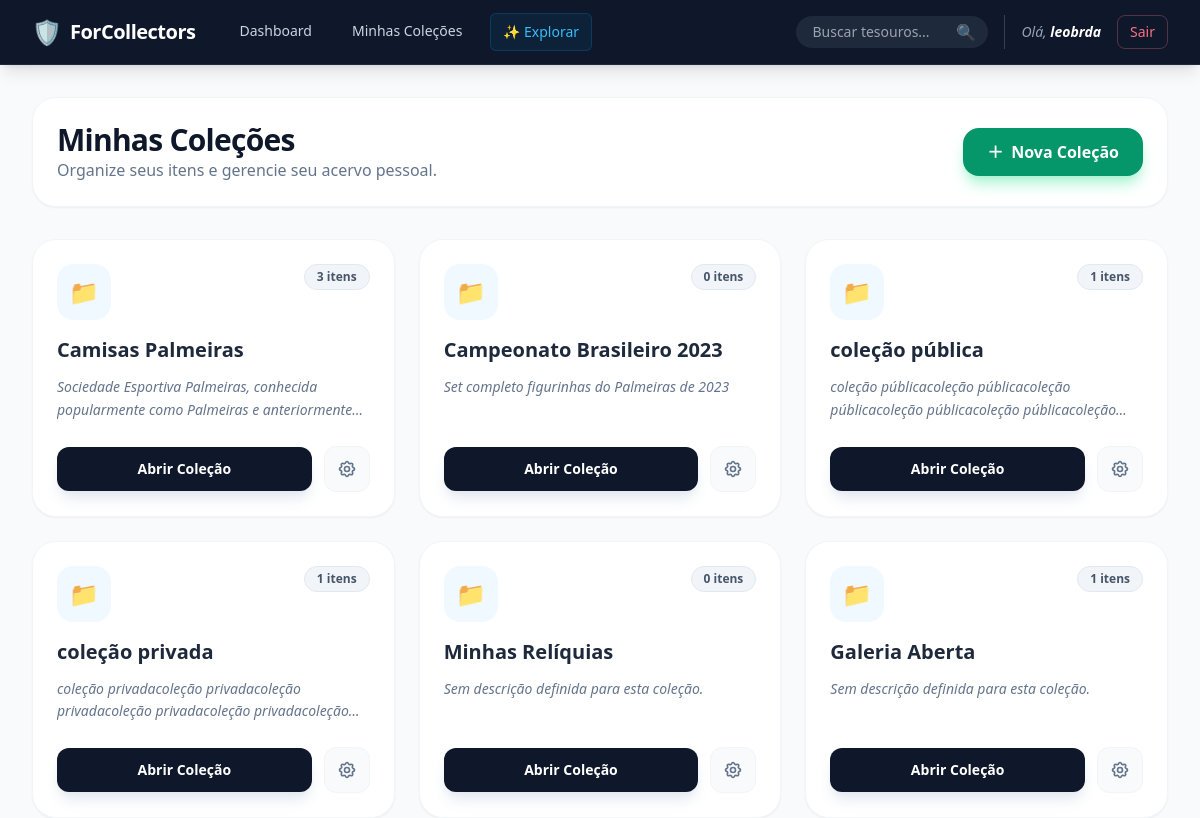
Page / (signed in) on the earlier database version.
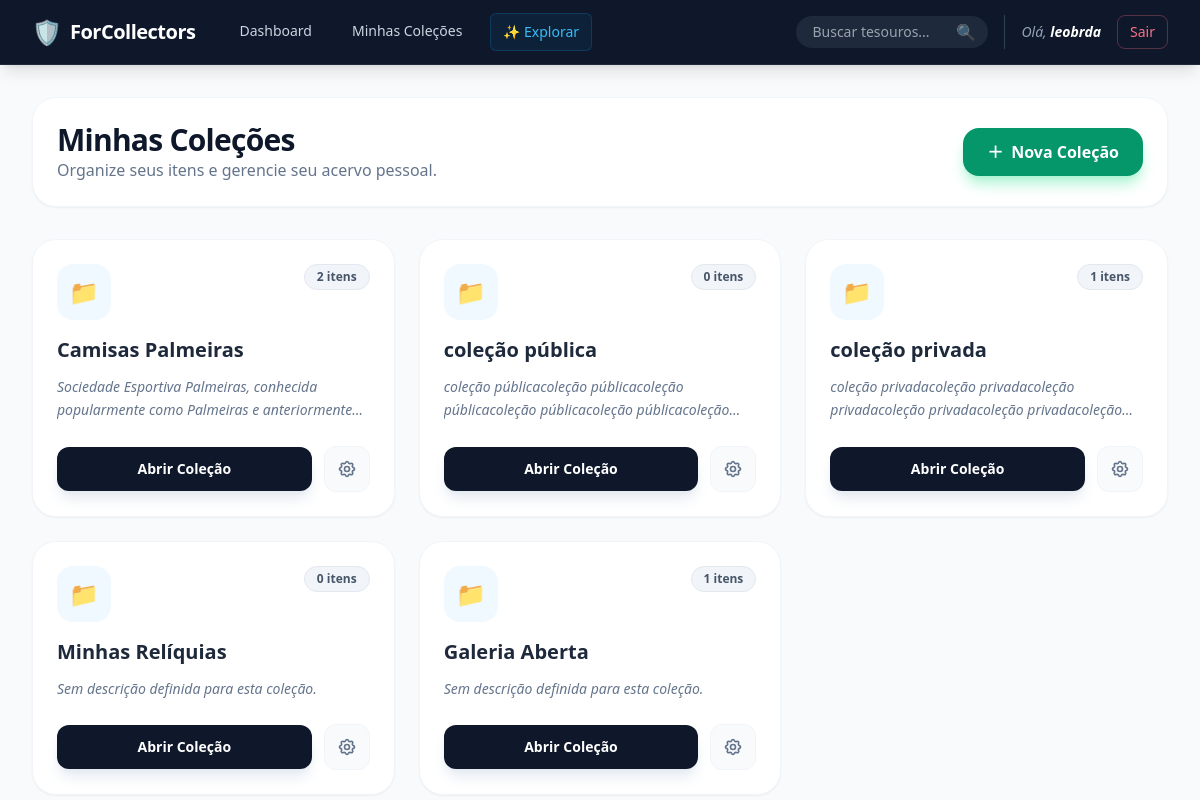
Same page on the later database version.
### albums/models.py (models this page shows, shortened)
class Collection(models.Model):
    name = models.CharField(max_length=100, verbose_name="Nome da Coleção")
    description = models.TextField(blank=True, null=True, verbose_name="Descrição")
    owner = models.ForeignKey(User, on_delete=models.CASCADE, related_name="collections")
    created_at = models.DateTimeField(auto_now_add=True)
    is_public = models.BooleanField(default=False, verbose_name="Tornar coleção pública?")

### albums/views.py (the view)
# urls.py: path('', views.album_list, name='album_list'),
@login_required
def album_list(request):
    my_collections = Collection.objects.filter(owner=request.user)
    return render(request, 'albums/album_list.html', {'collections': my_collections})

### albums/templates/albums/album_list.html (shortened to what this page needs)
{% extends 'base.html' %}
{% block content %}
<div class="space-y-8 animate-fadeIn">
    <div class="flex flex-col md:flex-row md:items-center justify-between gap-4 bg-white p-6 rounded-3xl shadow-sm border border-slate-100">
        <div>
            <h1 class="text-3xl font-black text-slate-900 tracking-tight">Minhas Coleções</h1>
            <p class="text-slate-500">Organize seus itens e gerencie seu acervo pessoal.</p>
        </div>
        <a href="{% url 'collection_create' %}" class="inline-flex items-center justify-center px-6 py-3 bg-emerald-600 hover:bg-emerald-700 text-white font-bold rounded-2xl shadow-lg shadow-emerald-200 transition-all transform hover:-translate-y-1">
            <span class="mr-2">＋</span> Nova Coleção
        </a>
    </div>
    <div class="grid grid-cols-1 md:grid-cols-2 lg:grid-cols-3 gap-6">
        {% for collection in collections %}
            <div class="group bg-white rounded-3xl border border-slate-100 shadow-sm hover:shadow-xl hover:border-sky-100 transition-all duration-300 flex flex-col h-full">
                <div class="p-6 flex flex-col h-full">
                    <div class="flex justify-between items-start mb-4">
                        <div class="bg-sky-50 p-3 rounded-2xl">
                            <span class="text-2xl">📁</span>
                        </div>
                        <span class="inline-flex items-center px-3 py-1 rounded-full text-xs font-bold bg-slate-100 text-slate-600 border border-slate-200">
                            {{ collection.items.count }} itens
                        </span>
                    </div>
                    <div class="flex-grow min-w-0">
                        <h4 class="text-xl font-bold text-slate-800 group-hover:text-sky-600 transition-colors truncate" title="{{ collection.name }}">
                            {{ collection.name }}
                        </h4>
                        <p class="mt-3 text-slate-500 text-sm leading-relaxed line-clamp-2 italic">
                            {{ collection.description|default:"Sem descrição definida para esta coleção." }}
                        </p>
                    </div>
                    <div class="mt-6 flex items-center gap-3">
                        <a href="{% url 'collection_detail' collection.pk %}" class="flex-grow inline-flex items-center justify-center px-4 py-3 bg-slate-900 hover:bg-sky-600 text-white text-sm font-bold rounded-xl transition-colors shadow-lg shadow-slate-200">
                            Abrir Coleção
                        </a>
                        <a href="{% url 'collection_update' collection.pk %}" class="inline-flex items-center justify-center p-3 bg-slate-50 hover:bg-slate-200 text-slate-500 rounded-xl transition-colors border border-slate-100" title="Editar Coleção">
                        </a>
                    </div>
                </div>
            </div>
        {% endfor %}
    </div>
</div>
{% endblock %}

### templates/base.html (shortened to what this page needs)
<!DOCTYPE html>
<html lang="pt-br">
<head>
    <script src="https://cdn.tailwindcss.com"></script>
</head>
<body class="bg-slate-50 text-slate-900 font-sans antialiased">
    <nav x-data="{ open: false }" class="bg-slate-900 border-b border-slate-800 shadow-lg sticky top-0 z-50">
        <div class="max-w-7xl mx-auto px-4 sm:px-6 lg:px-8">
            <div class="flex justify-between h-16">
                <div class="flex items-center">
                    <a href="{% url 'dashboard' %}" class="flex-shrink-0 flex items-center space-x-2 text-white">
                        <span class="text-2xl">🛡️</span>
                        <span class="font-bold text-xl tracking-tight">ForCollectors</span>
                    </a>
                    {% if user.is_authenticated %}
                    <div class="hidden md:ml-8 md:flex md:space-x-4">
                        <a href="{% url 'dashboard' %}" class="text-slate-300 hover:bg-slate-800 hover:text-white px-3 py-2 rounded-md text-sm font-medium transition">Dashboard</a>
                        <a href="{% url 'album_list' %}" class="text-slate-300 hover:bg-slate-800 hover:text-white px-3 py-2 rounded-md text-sm font-medium transition">Minhas Coleções</a>
                        <a href="{% url 'explore' %}" class="bg-sky-600/10 text-sky-400 border border-sky-500/20 hover:bg-sky-600/20 px-3 py-2 rounded-md text-sm font-medium transition">✨ Explorar</a>
                    </div>
                    {% endif %}
                </div>
                <div class="hidden md:flex items-center space-x-4">
                    {% if user.is_authenticated %}
                        <form action="{% url 'global_search' %}" method="GET" class="relative group">
                            <input type="search" name="q" placeholder="Buscar tesouros..."
                                   class="bg-slate-800 text-slate-200 text-sm rounded-full pl-4 pr-10 py-1.5 focus:outline-none focus:ring-2 focus:ring-sky-500 focus:bg-slate-700 w-48 transition-all duration-300 group-hover:w-64">
                            <button type="submit" class="absolute right-3 top-1/2 -translate-y-1/2 opacity-50 hover:opacity-100">🔍</button>
                        </form>
                        <div class="flex items-center space-x-4 ml-4 pl-4 border-l border-slate-700">
                            <span class="text-slate-400 text-sm italic">Olá, <span class="text-white font-semibold">{{ user.username }}</span></span>
                            <form action="{% url 'logout' %}" method="post">
                                <button type="submit" class="text-rose-400 hover:text-white border border-rose-400/30 hover:bg-rose-500 px-3 py-1.5 rounded-lg text-sm font-medium transition">Sair</button>
                            </form>
                        </div>
                    {% else %}
                        <a href="{% url 'login' %}" class="text-slate-300 hover:text-white text-sm font-medium">Entrar</a>
                        <a href="{% url 'signup' %}" class="bg-sky-600 hover:bg-sky-500 text-white px-4 py-2 rounded-lg text-sm font-medium shadow-md transition">Criar Conta</a>
                    {% endif %}
                </div>
            </div>
        </div>
    </nav>
    <div class="max-w-7xl mx-auto px-4 sm:px-6 lg:px-8 mt-8">
        <main>
            {% block content %}
            {% endblock %}
        </main>
    </div>
</body>
</html>

### albums/templates/albums/album_list.html (style rules this page uses)
.line-clamp-2 { display: -webkit-box; -webkit-line-clamp: 2; -webkit-box-orient: vertical; overflow: hidden; }
.animate-fadeIn { animation: fadeIn 0.5s ease-out forwards; }

Differences in the rows shown:
removed Collection: items.count "0", name "Campeonato Brasileiro 2023", description "Set completo figurinhas do Palmeiras de 2023"
computed for Collection "Camisas Palmeiras": items.count "3" → "2"
computed for Collection "coleção pública": items.count "1" → "0"
